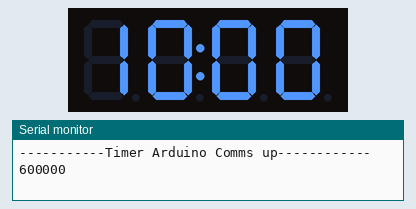
Simulated run of this sketch. Board: Arduino Uno, built with avr-gcc and run on an emulated ATmega328P. On the bench: 4-digit seven-segment display, the last lines printed to the serial monitor.

Above: at 0.2 s.
At 4.3 s:
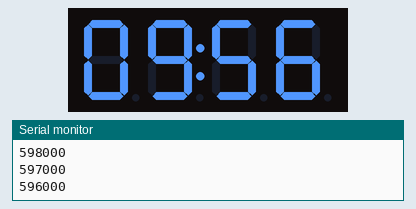
At 9.4 s:
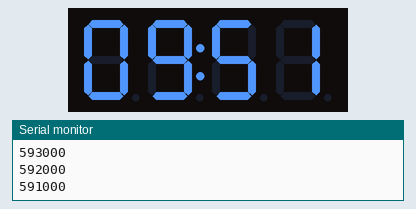
At 18.7 s:
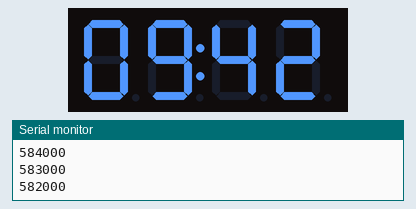
At 28.0 s:
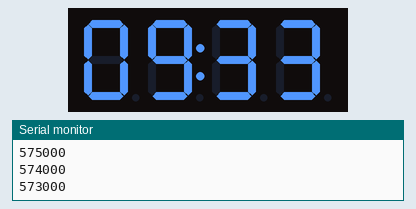
At 38.3 s:
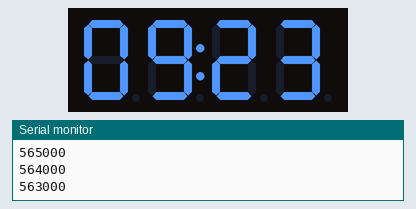

Measured:
- what the display in image 0 shows lasts 1.0 s, from 0.1 s to 1.1 s

The sketch:

homeworkQ1.ino
```cpp
#include <Arduino.h>
#include <TM1637Display.h>

// Module connection pins (Digital Pins)
#define CLK 2
#define DIO 3

// The amount of time (in milliseconds) between tests
#define TEST_DELAY   2000

const uint8_t SEG_DONE[] = {
	SEG_B | SEG_C | SEG_D | SEG_E | SEG_G,           // d
	SEG_A | SEG_B | SEG_C | SEG_D | SEG_E | SEG_F,   // O
	SEG_C | SEG_E | SEG_G,                           // n
	SEG_A | SEG_D | SEG_E | SEG_F | SEG_G            // E
	};

TM1637Display display(CLK, DIO);

#define numberOfSeconds(_time_) ((_time_ / 1000) % 60)
#define numberOfMinutes(_time_) ((_time_ / 1000) / 60)
// hold time selected in ms.
unsigned long timeLimit = 600000; // 타이머 시간 입력 10분

void setup() {

  Serial.begin(115200);
  delay(50);
  Serial.println("-----------Timer Arduino Comms up------------");

  display.setBrightness(5);    // LED 밝기조정   0~6
  display.showNumberDecEx(0, 0x40, true);

}

void loop() {

 for (long i = timeLimit; i > 0; i=i-1000)   // 1초씩 감소

  {

    int seconds = numberOfSeconds(i);
    int minutes = numberOfMinutes(i);
    Serial.println(i);

    display.showNumberDecEx(seconds, 0, true, 2, 2) ;  // 초 표시
    display.showNumberDecEx(minutes, (0x80 >> 1), true, 2, 0) ;  // 분, : 표시

    delay(1000);

  }

   display.setSegments(SEG_DONE);
   delay(2000);
   timeLimit = 0;

  }
```
